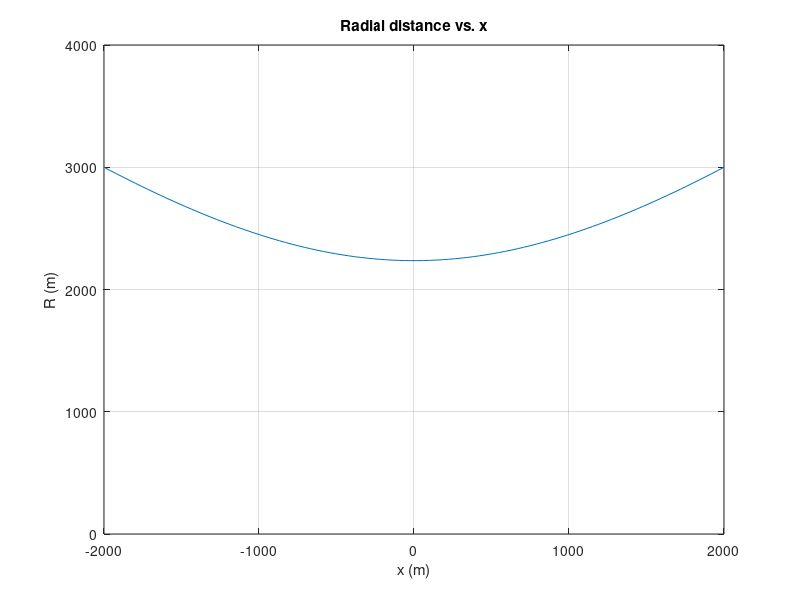
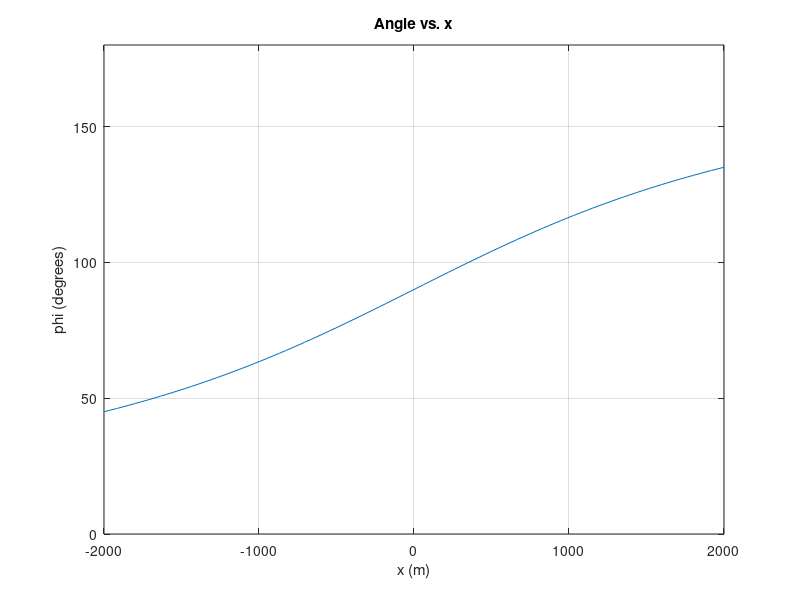
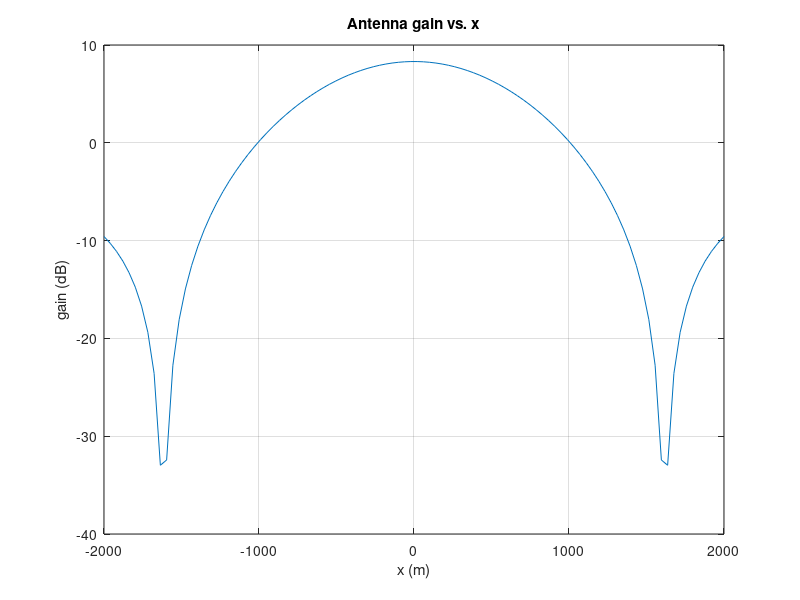
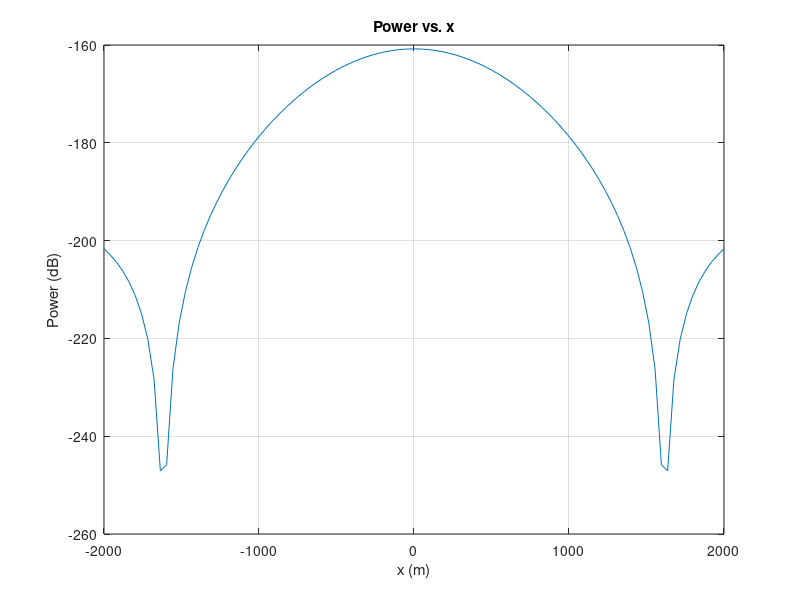

Recreate these plots in MATLAB, in order.
% EECS725 Homework 1

clear;
close all;
hold off;

% Universal constants
c = 3e8; % m/s

% Problem constraints
f = 1e9; % hz
l_x = 50 / 100; % m
l_y = 10 / 100; % m
v_x = 90; % m/s
h = 1000; % m
offset = -2000; % m
rcs = 1; % m^2

x = linspace(-2000,2000,100); % m

%% Problem 1
R = sqrt(h^2 + offset^2 + x.^2); % m

figure(1);
plot(x,R);
grid on;
axis([-2000 2000 0 4000]);
title('Radial distance vs. x');
xlabel('x (m)');
ylabel('R (m)');

%% Problem 2
phi = atan2(2000,-x); % radians

figure(2);
plot(x,phi*180/pi);
grid on;
axis([-2000 2000 0 180]);
title('Angle vs. x');
xlabel('x (m)');
ylabel('phi (degrees)');

%% Problem 3
%theta = (45*pi/180) + atan2(-h,-offset); % radians
%theta = theta * ones(size(x)); % vectorize
theta = acos(h./R) - (45*pi/180);

phi = phi - pi/2; % rotate phi -90 degrees to align to antenna vector
lambda = c/f; % m
beta_xz = lambda / l_x; % radians
beta_yz = lambda / l_y; % radians
beta_phi = beta_xz;
beta_theta = beta_yz;
Aeff = l_x * l_y; % m^2
Go = ((4*pi)/(lambda^2))*Aeff;
%G = Go * (sin(2.773.*theta/beta_theta)./(2.773.*theta/beta_theta)).^2 ...
%       .* (sin(2.773.*phi/beta_phi)./(2.773.*phi/beta_phi)).^2;
G = zeros(1,length(x));
for i=1:length(x)
    G(i) = Go * (sin(2.773*theta(i)/beta_theta)/(2.773*theta(i)/beta_theta))^2 ...
              * (sin(2.773*phi(i)/beta_phi)/(2.773*phi(i)/beta_phi))^2;
end

figure(3);
plot(x,10*log10(G));
grid on;
title('Antenna gain vs. x');
xlabel('x (m)');
ylabel('gain (dB)');

%% Problem 4
PrPt = (G.^2)*(lambda^2)*rcs ./ ( (4*pi)^3 * R.^4 );

figure(4);
plot(x,10*log10(PrPt));
grid on;
title('Power vs. x');
xlabel('x (m)');
ylabel('Power (dB)');

%% Problem 5
% Compute radial velocity
v_r = v_x * x./R; % m/s

% Compute Doppler shift
f_d = f * -v_r/c;

figure(5)
plot(x,f_d);
grid on;
title('Doppler shift vs. x');
xlabel('x (m)');
ylabel('Doppler shift (hz)');
